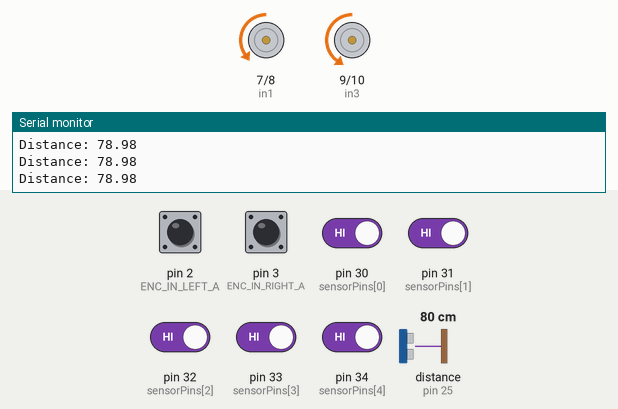
A sketch run on a simulated Arduino Mega 2560, built with avr-gcc and run on an emulated ATmega2560. On the bench: motor-driver pin pairs drawn as motors (green arrow = first pin HIGH = forward, orange = second pin HIGH = backward, longer = more drive, scaled by the enable pin), the last lines printed to the serial monitor. Wiring (inferred from the names in the program): ultrasonic range finder: trigger pin 26; echo pin 25. The inputs (shaded band) are chosen by the test bench; at power-on: pin 2 (ENC_IN_LEFT_A), pin 3 (ENC_IN_RIGHT_A), pin 30 (sensorPins[0]), pin 31 (sensorPins[1]), pin 32 (sensorPins[2]), pin 33 (sensorPins[3]), pin 34 (sensorPins[4]) HIGH, distance to the obstacle (sensor on pin 25) 80 cm. The echo pulse lasts 58.3 µs per cm.

Above: at 1.3 s.
1.4 s: distance to the obstacle (sensor on pin 25) set to 37 cm
2.9 s: distance to the obstacle (sensor on pin 25) set to 31 cm
At 5.4 s:
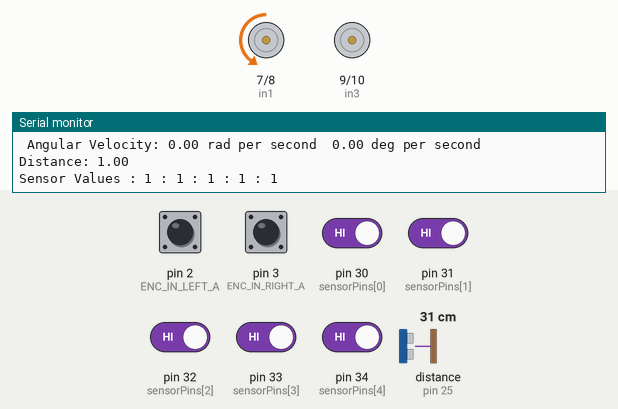
6.0 s: distance to the obstacle (sensor on pin 25) set to 35 cm
9.1 s: pin 30 (sensorPins[0]) driven LOW
At 10.3 s:
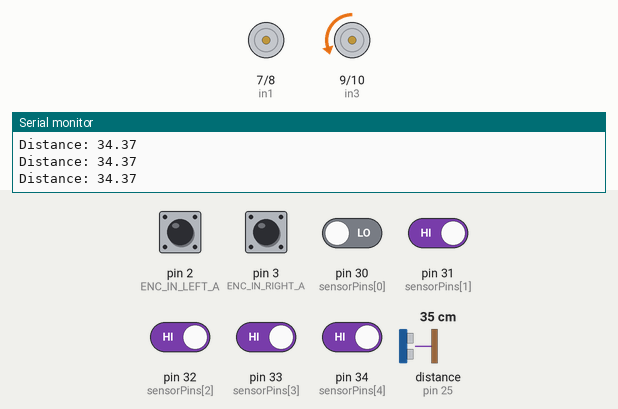
11.0 s: pin 31 (sensorPins[1]) driven LOW
At 11.8 s:
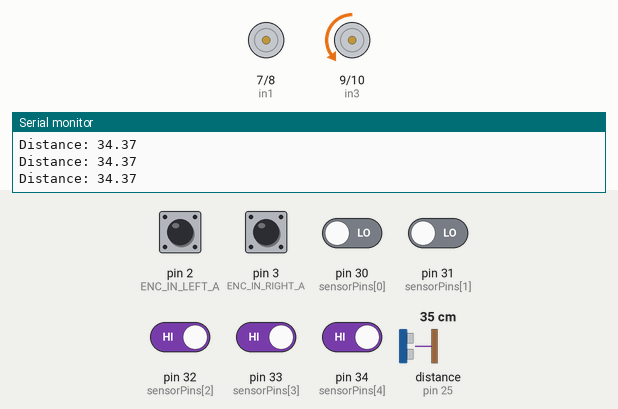
12.5 s: distance to the obstacle (sensor on pin 25) set to 2 cm
At 13.9 s:
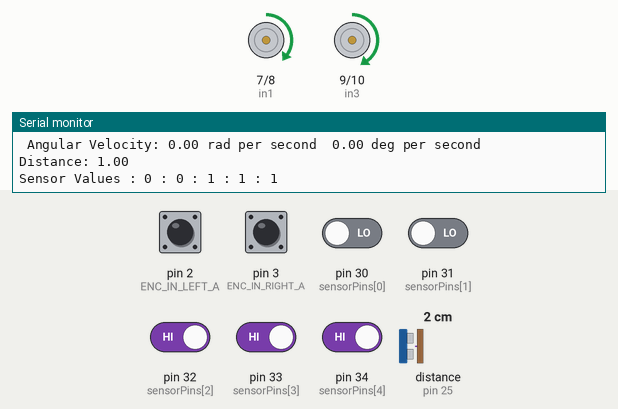
Timing chart, 0 to 16.6 s (numbered marks = the images above; inputs shaded):
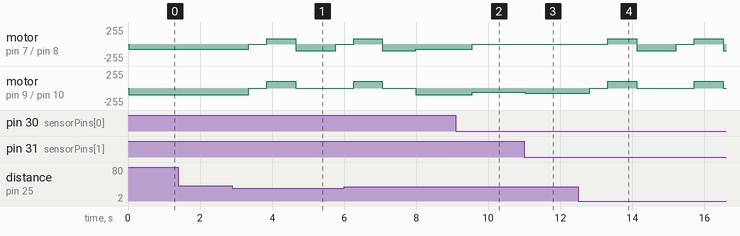

The sketch:

FINAL.ino
```cpp
#include<Arduino.h>

/*
 * Description: Calculate the angular velocity in radians/second of a DC
motor
 * with a built-in encoder (forward = positive; reverse = negative)
 */

// Motor encoder output pulses per 360 degree revolution (measured manually=

#define ENC_COUNT_REV 361


// Encoder output to Arduino Interrupt pin. Tracks the pulse count.
#define ENC_IN_RIGHT_A 3
#define ENC_IN_LEFT_A 2

// Other encoder output to Arduino to keep track of wheel direction
// Tracks the direction of rotation.
#define ENC_IN_RIGHT_B 5
#define ENC_IN_LEFT_B 4
//Trackmapping
 int Track;
 int INXTrack;
 int INYTrack;

const int Xtrack = 60;
const int Ytrack = 60;

//IR Sensor
// Define the digital input pins connected to the sensor outputs
const int sensorPins[] = {30, 31, 32, 33, 34};

//Ultra sonic
const int trigPin = 26;
const int echoPin = 25;
long duration;
float distance;
int var;
// Motor right connections
int enA = 6;
int in1 = 7;
int in2 = 8;

// Motor left connections
int enB = 11;
int in3 = 9;
int in4 = 10;

// True = Forward; False = Reverse
boolean Direction_right = true;
boolean Direction_left = true;

// Keep track of the number of right and left wheel pulses
volatile long right_wheel_pulse_count = 0;
volatile long left_wheel_pulse_count = 0;

// One-second interval for measurements
int interval = 1000;

// Counters for milliseconds during interval
long previousMillis = 0;
long currentMillis = 0;

// Variable for RPM measurement
float rpm_right = 0;
float rpm_left = 0;

// Variable for angular velocity measurement
float ang_velocity_right = 0;
float ang_velocity_right_deg = 0;

float ang_velocity_left = 0;
float ang_velocity_left_deg = 0;

const float rpm_to_radians = 0.10471975512;
const float rad_to_deg = 57.29578;

void right_wheel_pulse();
void left_wheel_pulse();

void ForwardDirectionControl();
void ReverseDirectionControl();
void TurnRightControl();
void TurnLeftControl();
void StopMotors();

void setup() {

  // Open the serial port at 9600 bps
  Serial.begin(9600);
   //ultrasonic setup
  pinMode(trigPin, OUTPUT); // Sets the trigPin as an Output
  pinMode(echoPin, INPUT); // Sets the echoPin as an Input
   //IR sensor setup
  pinMode(sensorPins[0], INPUT);
  pinMode(sensorPins[1], INPUT);
  pinMode(sensorPins[2], INPUT);
  pinMode(sensorPins[3], INPUT);
  pinMode(sensorPins[4], INPUT);

    //motorsetup
    pinMode(enA, OUTPUT);
    pinMode(in1, OUTPUT);
    pinMode(in2, OUTPUT);
    pinMode(enB, OUTPUT);
    pinMode(in3, OUTPUT);
    pinMode(in4, OUTPUT);


  // Turn off motors - Initial state
    digitalWrite(in1, LOW);
    digitalWrite(in2, LOW);
    digitalWrite(in3, LOW);
    digitalWrite(in4, LOW);

  // Set pin states of the encoder
  pinMode(ENC_IN_RIGHT_A , INPUT_PULLUP);
  pinMode(ENC_IN_RIGHT_B , INPUT);

  pinMode(ENC_IN_LEFT_A , INPUT_PULLUP);
  pinMode(ENC_IN_LEFT_B , INPUT);

  // Every time the pin goes high, this is a pulse
  attachInterrupt(digitalPinToInterrupt(ENC_IN_RIGHT_A), right_wheel_pulse,
RISING);
  attachInterrupt(digitalPinToInterrupt(ENC_IN_LEFT_A), left_wheel_pulse,
RISING);

}

void loop() {

    // Record the time
    currentMillis = millis();
    while (var < 4){

  digitalWrite(trigPin, LOW);
  delayMicroseconds(2);
  digitalWrite(trigPin, HIGH);
  delayMicroseconds(10);
  digitalWrite(trigPin, LOW);
  duration = pulseIn(echoPin, HIGH);
  // Read the state of each sensor and print the results
  int sensorValue0 = digitalRead(sensorPins[0]);
  int sensorValue1 = digitalRead(sensorPins[1]);
  int sensorValue2 = digitalRead(sensorPins[2]);
  int sensorValue3 = digitalRead(sensorPins[3]);
  int sensorValue4 = digitalRead(sensorPins[4]);


      if (currentMillis - previousMillis > interval) {

      previousMillis = currentMillis;

      // Calculate revolutions per minute for right wheel
      rpm_right = (float)(right_wheel_pulse_count * 60 / ENC_COUNT_REV);
      ang_velocity_right = rpm_right * rpm_to_radians;
      ang_velocity_right_deg = ang_velocity_right * rad_to_deg;

      // Calculate revolutions per minute for left wheel
      rpm_left = (float)(left_wheel_pulse_count * 60 / ENC_COUNT_REV);
      ang_velocity_left = rpm_left * rpm_to_radians;
      ang_velocity_left_deg = ang_velocity_left * rad_to_deg;


      right_wheel_pulse_count = 0;
      left_wheel_pulse_count = 0;
    }
  // duration = pulseIn(echoPin, HIGH);
  distance = duration * 0.034 / 2;
  Serial.print("Distance: ");
  Serial.println(distance);
  delay(20);
     if (distance = 0 or distance <33)
  {
    Serial.print(" Pulses: ");
      Serial.println(right_wheel_pulse_count);
      Serial.print(" Speed: ");
      Serial.print(rpm_right);
      Serial.println(" RPM");
      Serial.print(" Angular Velocity: ");
      Serial.print(rpm_right);
      Serial.print(" rad per second");
      Serial.print("\t");
      Serial.print(ang_velocity_right_deg);
      Serial.println(" deg per second");
      Serial.println();
      Serial.println();
      Serial.println();

      Serial.print(" Pulses: ");
      Serial.println(left_wheel_pulse_count);
      Serial.print(" Speed: ");
      Serial.print(rpm_left);
      Serial.println(" RPM");
      Serial.print(" Angular Velocity: ");
      Serial.print(rpm_left);
      Serial.print(" rad per second");
      Serial.print("\t");
      Serial.print(ang_velocity_left_deg);
      Serial.println(" deg per second");
      Serial.println();
      Serial.println();
      Serial.println();

  Serial.print("Distance: ");
  Serial.println(distance);

  Serial.print("Sensor Values : ");
  Serial.print(sensorValue0);
  Serial.print(" : ");
  Serial.print(sensorValue1);
  Serial.print(" : ");
  Serial.print(sensorValue2);
  Serial.print(" : ");
  Serial.print(sensorValue3);
  Serial.print(" : ");
  Serial.print(sensorValue4);
  //Serial.print(); // Separate each reading with a line break
  Serial.println();

  StopMotors();
  delay(500);
  ReverseDirectionControl();
  delay(700);
  TurnLeftControl();
  TurnLeftControl();
  delay(700);


  } else {

    if ((sensorValue1 == 0) && (sensorValue2 == 0) && (sensorValue3 == 0) && (sensorValue4 == 0) && (sensorValue4  == 0)) {
    // Serial.print("Drive straight.");
    ForwardDirectionControl();
  }
    else if (((sensorValue0 == 1) && (sensorValue4 == 1)) or ((sensorValue0==1) && (sensorValue1==1) && (sensorValue2== 0) &&(sensorValue3 ==1) && (sensorValue4 == 1))) {
    // Serial.print("Drive straight.");
    ForwardDirectionControl();
      }
    else if ((sensorValue0==0)&&(sensorValue1==0)&&(sensorValue2== 0) &&(sensorValue3 ==0) && (sensorValue4 == 1)){
    TurnRightControl();

  }
   else if (((sensorValue0==0 && (sensorValue1==0) && sensorValue2== 0) &&(sensorValue3 ==1) && (sensorValue4 == 1)) or ((sensorValue0==0 && (sensorValue1==0) && sensorValue2== 1) &&(sensorValue3 ==1) && (sensorValue4 == 1))){
    MidRightTurn();

  }
  else if ((sensorValue0==0 && (sensorValue1==1) && sensorValue2== 1) &&(sensorValue3 ==1) && (sensorValue4 == 1)) {
    // Serial.print("Turn Right.");
    SmallRightTurn();
  }
      else if ((sensorValue0==1) && (sensorValue1==0) && (sensorValue2== 0) &&(sensorValue3 ==0) && (sensorValue4 == 0)){
    TurnLeftControl();

  }
    else if (((sensorValue0==1 && (sensorValue1==1) && sensorValue2== 0) &&(sensorValue3 ==0) && (sensorValue4 == 0)) or ((sensorValue0==1 && (sensorValue1==1) && sensorValue2== 1) &&(sensorValue3 ==0) && (sensorValue4 == 0))){
    MidLeftTurn();

  }

    else if  ((sensorValue0==1 && (sensorValue1==1) && sensorValue2== 1) &&(sensorValue3 ==1) && (sensorValue4 ==0)) {
    // Serial.print("Turn Left.");
    SmallLeftTurn();
  }

  }
    }

    // If one second has passed, print the number of pulses


    }


void StartForwardDirection(){
    analogWrite(enB, 100);
    analogWrite(enA, 79);

    digitalWrite(in1, LOW);
    digitalWrite(in2, HIGH);
    digitalWrite(in3, LOW);
    digitalWrite(in4, HIGH);
    delay(50);
}
void SmallLeftTurn(){
  analogWrite(enB, 0);
  analogWrite(enA, 60);

  digitalWrite(in1, LOW);
  digitalWrite(in2, HIGH );
  digitalWrite(in3, HIGH);
  digitalWrite(in4, LOW);
  delay(40);
}
void MidLeftTurn(){
  analogWrite(enB, 0);
  analogWrite(enA, 80);

  digitalWrite(in1, LOW);
  digitalWrite(in2, HIGH );
  digitalWrite(in3, HIGH);
  digitalWrite(in4, LOW);
  delay(50);
}

void TurnLeftControl()
{
  analogWrite(enB, 0);
  analogWrite(enA, 100);

  digitalWrite(in1, LOW);
  digitalWrite(in2, HIGH );
  digitalWrite(in3, HIGH);
  digitalWrite(in4, LOW);
  delay(100);

}
void MainFuction(){}//moving to objects
void StartReturnDirection(){}
void SmallRightTurn(){
  analogWrite(enB, 60);
  analogWrite(enA, 0);

  digitalWrite(in1, HIGH );
  digitalWrite(in2, LOW);
  digitalWrite(in3, LOW);
  digitalWrite(in4, HIGH);
  delay(100);
}
void MidRightTurn(){
  analogWrite(enB, 80);
  analogWrite(enA, 0);

  digitalWrite(in1, HIGH );
  digitalWrite(in2, LOW);
  digitalWrite(in3, LOW);
  digitalWrite(in4, HIGH);
  delay(100);
}
// This function lets you control spinning direction of motors
void ForwardDirectionControl() {
  // Set motors to maximum speed
  // For PWM maximum possible values are 0 to 255
    analogWrite(enB, 100);
    analogWrite(enA, 79);

    digitalWrite(in1, LOW);
    digitalWrite(in2, HIGH);
    digitalWrite(in3, LOW);
    digitalWrite(in4, HIGH);
    delay(500);

}


// Increment the number of pulses of right wheel by 1
void right_wheel_pulse() {

  // Read the value for the encoder for the right wheel
  int valRight = digitalRead(ENC_IN_RIGHT_B);

  if(valRight == LOW) {
    Direction_right = false; // Reverse
  }
  else {
    Direction_right = true; // Forward
  }

  if (Direction_right) {
    right_wheel_pulse_count++;
  }
  else {
    right_wheel_pulse_count--;
  }
}

// Increment the number of pulses of left wheel by 1
void left_wheel_pulse() {
  // Read the value for the encoder for the right wheel
  int valLeft = digitalRead(ENC_IN_LEFT_B);

  if(valLeft == LOW) {
    Direction_left = false; // Reverse
  }
  else {
    Direction_left = true; // Forward
  }

  if (Direction_left) {
    left_wheel_pulse_count++;
  }
  else {
    left_wheel_pulse_count--;
  }
}

void ReverseDirectionControl()
{
  analogWrite(enB, 100);
  analogWrite(enA, 79);

  digitalWrite(in1, HIGH);
  digitalWrite(in2, LOW);
  digitalWrite(in3, HIGH);
  digitalWrite(in4, LOW);
  delay(100);
}
void TurnRightControl()
{
  analogWrite(enB, 100);
  analogWrite(enA, 0);

  digitalWrite(in1, HIGH );
  digitalWrite(in2, LOW);
  digitalWrite(in3, LOW);
  digitalWrite(in4, HIGH);
  delay(100);

}

void StopMotors()
{
  digitalWrite(in1, LOW);
  digitalWrite(in2, LOW);
  digitalWrite(in3, LOW);
  digitalWrite(in4, LOW);
}
```

Measured:
- the behaviour switches between 34 and 33 cm on distance to the obstacle (sensor on pin 25) (found by bisection; images 0 and 1)
- after the input at 2.9 s, motor on pin 7 (in1) / pin 8 (in2): backward 79/255 → stopped after 0.46 s, → forward 79/255 0.50 s later, → backward 100/255 0.80 s later, → stopped 1.1 s later; motor on pin 9 (in3) / pin 10 (in4): backward 100/255 → stopped after 0.46 s, → forward 100/255 0.50 s later, → stopped 0.80 s later
- after the input at 9.1 s, motor on pin 7 (in1) / pin 8 (in2): backward 79/255 → stopped after 0.46 s; motor on pin 9 (in3) / pin 10 (in4): backward 100/255 → backward 60/255 after 0.46 s
- after the input at 11.0 s, motor on pin 9 (in3) / pin 10 (in4): backward 60/255 → backward 80/255 at once
